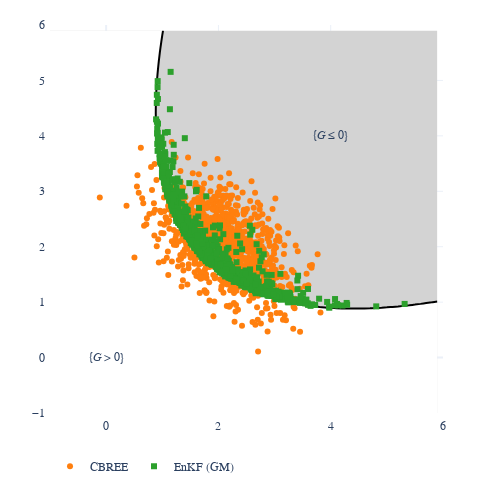

Here is the notebook cell this chart was saved with:
### Code cell
# problem and solver stuff
import plotly.io as pio
cvar_tgt= 1
plot_fitted_enkf_sample = False  
sample_size = 1000
problem_list = [ree.prob_convex]
methods = [ree.CBREE(seed=1, cvar_tgt=cvar_tgt, divergence_check=False),  ree.ENKF(seed=1, cvar_tgt=cvar_tgt)]
marker_shape_list = ["circle", "square", "cross-open"]
#figure stuff
safe_annotation_anchor = [0, 0]
failure_annotation_anchor = [4 , 4]
delta = 0.1
x0 = -1
x1 = 6
xx = np.arange(x0,x1, delta)
yy = np.arange(x0,x1, delta)
col_scale = [[0, "lightgrey"], [1, "white"]]
contour_style = {"start": 0, "end": 0, "size": 0, "showlabels": False}
for i, prob in enumerate(problem_list):
    fig = go.Figure()
    # contour plot
    zz_lsf = np.zeros((len(yy), len(xx)))
    for (xi, x) in enumerate(xx):
        for(yi, y) in enumerate(yy):
            z = np.array([x, y])
            zz_lsf[yi, xi] = prob.lsf(z)
    c_lsf = go.Contour(z=zz_lsf, x=xx, y=yy, colorscale=col_scale,
                        contours=contour_style, line_width=2, showscale=False, showlegend=False)
    fig.add_trace(c_lsf)
    
    # scatter
    for j, solver in enumerate(methods):
        prob.set_sample(sample_size, seed=1)
        sol = solver.solve(prob)
        normal_sample = (plot_fitted_enkf_sample and str(solver) == "EnKF (GM)") or str(solver) != "EnKF (GM)"
        xx = sol.ensemble_hist[-1,:,0] if normal_sample else sol.other["Final Iteration"][-1,:,0] 
        yy = sol.ensemble_hist[-1,:,1] if normal_sample else sol.other["Final Iteration"][-1,:,1] 
        sc = go.Scatter(
            x = xx,
            y= yy,
            name= str(solver),
            mode="markers",
            opacity=1,
            marker_symbol = marker_shape_list[j],
        )
        fig.add_trace(sc)
    # style
    fig.update_layout(**MY_LAYOUT)
    fig.update_layout(height=SIAM_TEXTWIDTH_PX,
                      width=SIAM_TEXTWIDTH_PX,
                      legend_orientation="h",
                      xaxis_range = [x0, x1],
                      yaxis_range = [x0, x1])
    fig.add_annotation(x=failure_annotation_anchor[0],
                       y=failure_annotation_anchor[1],
                       ay=0,
                       ax=0,
                       text="{<i>G</i> \u2264 0}")
    fig.add_annotation(x=safe_annotation_anchor[0],
                       y=safe_annotation_anchor[1],
                       ay=0,
                       ax=0,
                       text="{<i>G</i> > 0}")
    # save and show figure
    fig_name = f"{prob.name} scatter plot{'' if plot_fitted_enkf_sample else ' no enkf fit '}".replace(" ", "_").lower()
    fig.write_image(fig_name +".pdf")
    fig.show()
    # make and save caption
    fig_description = f"Failure domain of the {prob.name}. \
The final ensembles of the EnKF and CBREE methods applied to the convex limit state function $G(x)= \\frac{{(x_1-x_2)^2}}{{10}} - \\frac{{x_1 +x_2}}{{\sqrt{{2}}}} + \\frac{{2}}{{5}}$. " +\
("" if plot_fitted_enkf_sample else "Note that for the EnKF method this is not the sample fitted to last particle ensemble of the internal iteration, which is  used for importance sampling. ") + \
f"Each method used $J={sample_size}$ samples and the stopping criterion $\\Delta_{{\\text{{Target}}}}$ = {cvar_tgt}. \
The CBREE method performed no divergence check, used the approximation $I_\\text{{alg}}$, the stepsize control $\\epsilon_{{\\text{{Target}}}}=0.5$ and controled the increase of $\\sigma$ with $\\text{{Lip}}(\\varsigma) = 1$."
    with open(fig_name + "_desc.tex", "w") as file:
        file.write(fig_description)
    display(Markdown(fig_description))

### Figure 1 — Plotly figure (JSON) as saved in the notebook; plotly's stock layout.template omitted (floating-point values rounded to 4 significant figures; data arrays with more than 128 entries replaced by an {"elided": "..."} marker saying what was removed)
{"data": [{"colorscale": [[0, "lightgrey"], [1, "white"]], "contours": {"end": 0, "showlabels": false, "size": 0, "start": 0}, "line": {"width": 2}, "showlegend": false, "showscale": false, "type": "contour", "x": [-1, -0.9, -0.8, -0.7, -0.6, -0.5, -0.4, -0.3, -0.2, -0.1, -2.22e-16, 0.1, 0.2, 0.3, 0.4, 0.5, 0.6, 0.7, 0.8, 0.9, 1.0, 1.1, 1.2, 1.3, 1.4, 1.5, 1.6, 1.7, 1.8, 1.9, 2.0, 2.1, 2.2, 2.3, 2.4, 2.5, 2.6, 2.7, 2.8, 2.9, 3.0, 3.1, 3.2, 3.3, 3.4, 3.5, 3.6, 3.7, 3.8, 3.9, 4.0, 4.1, 4.2, 4.3, 4.4, 4.5, 4.6, 4.7, 4.8, 4.9, 5.0, 5.1, 5.2, 5.3, 5.4, 5.5, 5.6, 5.7, 5.8, 5.9], "y": [-1, -0.9, -0.8, -0.7, -0.6, -0.5, -0.4, -0.3, -0.2, -0.1, -2.22e-16, 0.1, 0.2, 0.3, 0.4, 0.5, 0.6, 0.7, 0.8, 0.9, 1.0, 1.1, 1.2, 1.3, 1.4, 1.5, 1.6, 1.7, 1.8, 1.9, 2.0, 2.1, 2.2, 2.3, 2.4, 2.5, 2.6, 2.7, 2.8, 2.9, 3.0, 3.1, 3.2, 3.3, 3.4, 3.5, 3.6, 3.7, 3.8, 3.9, 4.0, 4.1, 4.2, 4.3, 4.4, 4.5, 4.6, 4.7, 4.8, 4.9, 5.0, 5.1, 5.2, 5.3, 5.4, 5.5, 5.6, 5.7, 5.8, 5.9], "z": {"elided": "70x70 float values"}}, {"marker": {"symbol": "circle"}, "mode": "markers", "name": "CBREE", "opacity": 1, "type": "scatter", "x": {"elided": "1000 float values"}, "y": {"elided": "1000 float values"}}, {"marker": {"symbol": "square"}, "mode": "markers", "name": "EnKF (GM)", "opacity": 1, "type": "scatter", "x": {"elided": "1000 float values"}, "y": {"elided": "1000 float values"}}], "layout": {"annotations": [{"ax": 0, "ay": 0, "text": "{<i>G</i> ≤ 0}", "x": 4, "y": 4}, {"ax": 0, "ay": 0, "text": "{<i>G</i> > 0}", "x": 0, "y": 0}], "autosize": false, "font": {"family": "Serif", "size": 12}, "height": 493.8, "legend": {"orientation": "h"}, "margin": {"b": 50, "l": 50, "pad": 4, "r": 50, "t": 25}, "width": 493.8, "xaxis": {"exponentformat": "power", "range": [-1, 6]}, "yaxis": {"exponentformat": "power", "range": [-1, 6]}}}
